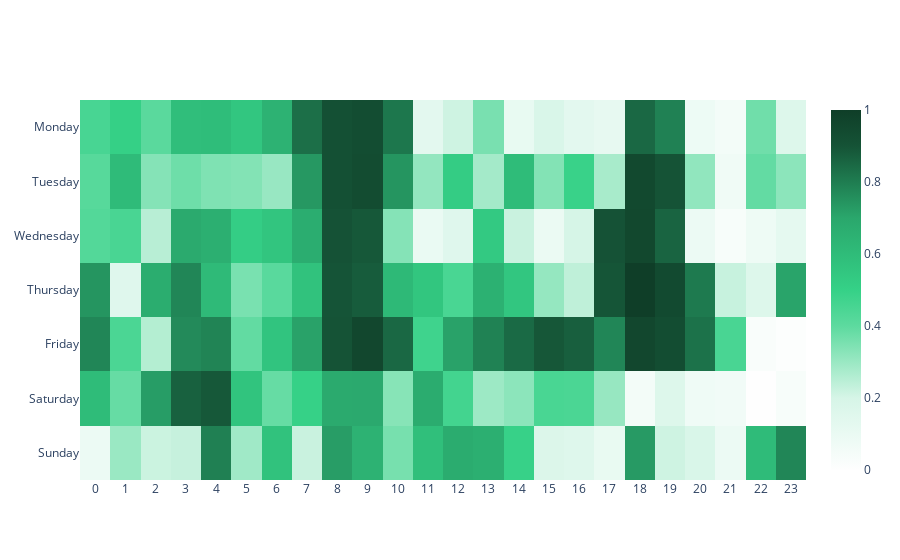

Notebook code cell kept with this figure:
### Code cell
import plotly.graph_objects as go
import plotly.figure_factory as ff


fig = go.Figure(data=go.Heatmap(
                   z=pivoted,
                   x=x_axis,
                   y=list(pivoted.index),
    colorscale=[
        [0.0, "rgb(254, 254, 254)"],
        [0.1, "rgb(234, 250, 243)"],
        [0.2,  "rgb(214, 245, 231)"],
        [0.3, "rgb(154,232,195)"],   
        [0.4, "rgb(93,218,159)"],   
        [0.5, "rgb(53,209,135)"],        
        [0.6, "rgb(47,188,121)"],
        [0.7, "rgb(42,167,108)"],
        [0.8, "rgb(31,125,81)"],
        [0.9, "rgb(21,83,54)"],
        [1.0, "rgb(15,62,40)"]
    ]))


fig.update_layout(
    title=go.layout.Title(
#         text="Plot Title",
        xref="paper",
        x=0
    ),
    
    xaxis=go.layout.XAxis(
        title=go.layout.xaxis.Title(
            font=dict(
                family="Courier New, monospace",
                size=18,
                color="#7f7f7f"
            ) 
        ), type="category"
    ),
    yaxis=go.layout.YAxis(
        title=go.layout.yaxis.Title(
            font=dict(
                family="Courier New, monospace",
                size=18,
                color="#7f7f7f"
            )


        )
    )
)




fig.show()

### Figure 1 — Plotly figure (JSON) as saved in the notebook; plotly's stock layout.template omitted (floating-point values rounded to 4 significant figures; data arrays with more than 128 entries replaced by an {"elided": "..."} marker saying what was removed)
{"data": [{"colorscale": [[0, "rgb(254, 254, 254)"], [0.1, "rgb(234, 250, 243)"], [0.2, "rgb(214, 245, 231)"], [0.3, "rgb(154,232,195)"], [0.4, "rgb(93,218,159)"], [0.5, "rgb(53,209,135)"], [0.6, "rgb(47,188,121)"], [0.7, "rgb(42,167,108)"], [0.8, "rgb(31,125,81)"], [0.9, "rgb(21,83,54)"], [1, "rgb(15,62,40)"]], "type": "heatmap", "x": [0, 1, 2, 3, 4, 5, 6, 7, 8, 9, 10, 11, 12, 13, 14, 15, 16, 17, 18, 19, 20, 21, 22, 23], "y": ["Sunday", "Saturday", "Friday", "Thursday", "Wednesday", "Tuesday", "Monday"], "z": {"elided": "7x24 float values"}}], "layout": {"title": {"x": 0, "xref": "paper"}, "xaxis": {"title": {"font": {"color": "#7f7f7f", "family": "Courier New, monospace", "size": 18}}, "type": "category"}, "yaxis": {"title": {"font": {"color": "#7f7f7f", "family": "Courier New, monospace", "size": 18}}}}}
